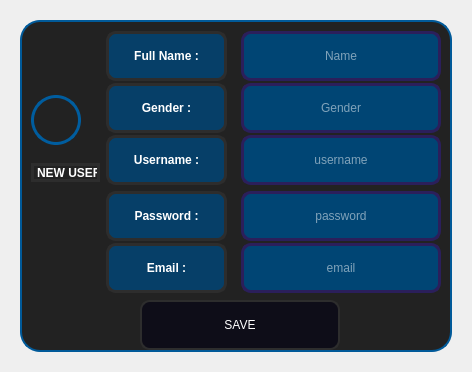
            <widget class="QWidget" name="addNewUser_page">
             <layout class="QGridLayout" name="gridLayout_4">
              <item row="0" column="0">
               <widget class="QWidget" name="login_form_widget_3" native="true">
                <property name="minimumSize">
                 <size>
                  <width>450</width>
                  <height>350</height>
                 </size>
                </property>
                <property name="maximumSize">
                 <size>
                  <width>450</width>
                  <height>350</height>
                 </size>
                </property>
                <property name="styleSheet">
                 <string notr="true">border-radius: 20px;
</string>
                </property>
                <layout class="QGridLayout" name="gridLayout">
                 <item row="0" column="0">
                  <widget class="QFrame" name="input_fileds_frame_4">
                   <property name="styleSheet">
                    <string notr="true">QFrame{
	background-color: rgb(34, 34, 34);
	color: rgb(255, 255, 255);
	border: 2px solid rgb(1, 90, 153);
}
QLineEdit {
	border: 2px solid rgb(0, 93, 159);
	border-radius: 10px;
	padding: 15px;
	background-color: rgb(0, 69, 116);
	color: rgb(255, 255, 255);
}
QLineEdit:hover {
	border: 2px solid rgb(0, 66, 124);
}
QLineEdit:focus {
	border: 2px solid rgb(206, 206, 206);
	color: rgb(200, 200, 200);
}
QPushButton {
	border: 2px solid rgb(45, 45, 45);
	border-radius: 10px;
	padding: 15px;
	background-color:rgb(14, 13, 24);
	color: rgb(255, 255, 255);
}
QPushButton:hover {
	border: 2px solid rgb(0, 66, 124);
}
QLabel{
	border:3px solid  rgb(45, 45, 45);
	border-radius: 10px;
	
	background-color: rgb(6, 63, 104);
}
QCheckBox{
	color: rgb(255, 255, 255);
	padding: 10px;
}
QCheckBox::indicator {
    border: 3px solid rgb(0, 93, 159);
	width: 20px;
	height: 20px;
	border-radius: 10px;
    background:rgb(0, 0, 0);
}
QCheckBox::indicator:hover {
    border: 3px solid rgb(255, 255, 255);
}
QCheckBox::indicator:checked {
    background: 3px solid rgb(34, 34, 34);
	background-image: url(:/icons/icons/cil-check.png);
}</string>
                   </property>
                   <property name="frameShape">
                    <enum>QFrame::StyledPanel</enum>
                   </property>
                   <property name="frameShadow">
                    <enum>QFrame::Raised</enum>
                   </property>
                   <widget class="QLabel" name="label_13">
                    <property name="geometry">
                     <rect>
                      <x>86</x>
                      <y>11</y>
                      <width>121</width>
                      <height>50</height>
                     </rect>
                    </property>
                    <property name="minimumSize">
                     <size>
                      <width>100</width>
                      <height>50</height>
                     </size>
                    </property>
                    <property name="font">
                     <font>
                      <weight>75</weight>
                      <bold>true</bold>
                     </font>
                    </property>
                    <property name="styleSheet">
                     <string notr="true"/>
                    </property>
                    <property name="text">
                     <string>Full Name :</string>
                    </property>
                    <property name="alignment">
                     <set>Qt::AlignCenter</set>
                    </property>
                   </widget>
                   <widget class="QLineEdit" name="fullname">
                    <property name="geometry">
                     <rect>
                      <x>221</x>
                      <y>11</y>
                      <width>200</width>
                      <height>50</height>
                     </rect>
                    </property>
                    <property name="minimumSize">
                     <size>
                      <width>200</width>
                      <height>50</height>
                     </size>
                    </property>
                    <property name="maximumSize">
                     <size>
                      <width>200</width>
                      <height>16777215</height>
                     </size>
                    </property>
                    <property name="styleSheet">
                     <string notr="true">border:3px solid  rgb(43, 31, 91);
border-radius: 10px;</string>
                    </property>
                    <property name="alignment">
                     <set>Qt::AlignCenter</set>
                    </property>
                    <property name="placeholderText">
                     <string>Name</string>
                    </property>
                   </widget>
                   <widget class="QFrame" name="profile_icon_frame_3">
                    <property name="geometry">
                     <rect>
                      <x>11</x>
                      <y>75</y>
                      <width>50</width>
                      <height>50</height>
                     </rect>
                    </property>
                    <property name="minimumSize">
                     <size>
                      <width>50</width>
                      <height>50</height>
                     </size>
                    </property>
                    <property name="maximumSize">
                     <size>
                      <width>50</width>
                      <height>50</height>
                     </size>
                    </property>
                    <property name="styleSheet">
                     <string notr="true">image: url(:/icons/icons/cil-user-follow.png);
background-color: rgb(34, 34, 34);
border-radius: 25px;
border: 3px solid rgb(0, 93, 159);</string>
                    </property>
                    <property name="frameShape">
                     <enum>QFrame::StyledPanel</enum>
                    </property>
                    <property name="frameShadow">
                     <enum>QFrame::Raised</enum>
                    </property>
                   </widget>
                   <widget class="QLabel" name="label_14">
                    <property name="geometry">
                     <rect>
                      <x>86</x>
                      <y>63</y>
                      <width>121</width>
                      <height>50</height>
                     </rect>
                    </property>
                    <property name="minimumSize">
                     <size>
                      <width>100</width>
                      <height>50</height>
                     </size>
                    </property>
                    <property name="font">
                     <font>
                      <weight>75</weight>
                      <bold>true</bold>
                     </font>
                    </property>
                    <property name="styleSheet">
                     <string notr="true"/>
                    </property>
                    <property name="text">
                     <string>Gender :</string>
                    </property>
                    <property name="alignment">
                     <set>Qt::AlignCenter</set>
                    </property>
                   </widget>
                   <widget class="QLineEdit" name="gender">
                    <property name="geometry">
                     <rect>
                      <x>221</x>
                      <y>63</y>
                      <width>200</width>
                      <height>50</height>
                     </rect>
                    </property>
                    <property name="minimumSize">
                     <size>
                      <width>200</width>
                      <height>50</height>
                     </size>
                    </property>
                    <property name="maximumSize">
                     <size>
                      <width>200</width>
                      <height>16777215</height>
                     </size>
                    </property>
                    <property name="styleSheet">
                     <string notr="true">border:3px solid  rgb(43, 31, 91);
border-radius: 10px;</string>
                    </property>
                    <property name="echoMode">
                     <enum>QLineEdit::Normal</enum>
                    </property>
                    <property name="alignment">
                     <set>Qt::AlignCenter</set>
                    </property>
                    <property name="placeholderText">
                     <string>Gender</string>
                    </property>
                   </widget>
                   <widget class="QLabel" name="label_27">
                    <property name="geometry">
                     <rect>
                      <x>86</x>
                      <y>115</y>
                      <width>121</width>
                      <height>50</height>
                     </rect>
                    </property>
                    <property name="minimumSize">
                     <size>
                      <width>100</width>
                      <height>50</height>
                     </size>
                    </property>
                    <property name="font">
                     <font>
                      <weight>75</weight>
                      <bold>true</bold>
                     </font>
                    </property>
                    <property name="styleSheet">
                     <string notr="true"/>
                    </property>
                    <property name="text">
                     <string>Username :</string>
                    </property>
                    <property name="alignment">
                     <set>Qt::AlignCenter</set>
                    </property>
                   </widget>
                   <widget class="QLineEdit" name="uname">
                    <property name="geometry">
                     <rect>
                      <x>221</x>
                      <y>115</y>
                      <width>200</width>
                      <height>50</height>
                     </rect>
                    </property>
                    <property name="minimumSize">
                     <size>
                      <width>200</width>
                      <height>50</height>
                     </size>
                    </property>
                    <property name="maximumSize">
                     <size>
                      <width>200</width>
                      <height>16777215</height>
                     </size>
                    </property>
                    <property name="styleSheet">
                     <string notr="true">border:3px solid  rgb(43, 31, 91);
border-radius: 10px;</string>
                    </property>
                    <property name="alignment">
                     <set>Qt::AlignCenter</set>
                    </property>
                    <property name="placeholderText">
                     <string>username</string>
                    </property>
                   </widget>
                   <widget class="QLabel" name="label_28">
                    <property name="geometry">
                     <rect>
                      <x>86</x>
                      <y>171</y>
                      <width>121</width>
                      <height>50</height>
                     </rect>
                    </property>
                    <property name="minimumSize">
                     <size>
                      <width>100</width>
                      <height>50</height>
                     </size>
                    </property>
                    <property name="font">
                     <font>
                      <weight>75</weight>
                      <bold>true</bold>
                     </font>
                    </property>
                    <property name="styleSheet">
                     <string notr="true"/>
                    </property>
                    <property name="text">
                     <string>Password :</string>
                    </property>
                    <property name="alignment">
                     <set>Qt::AlignCenter</set>
                    </property>
                   </widget>
                   <widget class="QLineEdit" name="password">
                    <property name="geometry">
                     <rect>
                      <x>221</x>
                      <y>171</y>
                      <width>200</width>
                      <height>50</height>
                     </rect>
                    </property>
                    <property name="minimumSize">
                     <size>
                      <width>200</width>
                      <height>50</height>
                     </size>
                    </property>
                    <property name="maximumSize">
                     <size>
                      <width>200</width>
                      <height>16777215</height>
                     </size>
                    </property>
                    <property name="styleSheet">
                     <string notr="true">border:3px solid  rgb(43, 31, 91);
border-radius: 10px;</string>
                    </property>
                    <property name="alignment">
                     <set>Qt::AlignCenter</set>
                    </property>
                    <property name="placeholderText">
                     <string>password</string>
                    </property>
                   </widget>
                   <widget class="QLabel" name="label_15">
                    <property name="geometry">
                     <rect>
                      <x>86</x>
                      <y>223</y>
                      <width>121</width>
                      <height>50</height>
                     </rect>
                    </property>
                    <property name="minimumSize">
                     <size>
                      <width>100</width>
                      <height>50</height>
                     </size>
                    </property>
                    <property name="font">
                     <font>
                      <weight>75</weight>
                      <bold>true</bold>
                     </font>
                    </property>
                    <property name="styleSheet">
                     <string notr="true"/>
                    </property>
                    <property name="text">
                     <string>Email :</string>
                    </property>
                    <property name="alignment">
                     <set>Qt::AlignCenter</set>
                    </property>
                   </widget>
                   <widget class="QLineEdit" name="useremail">
                    <property name="geometry">
                     <rect>
                      <x>221</x>
                      <y>223</y>
                      <width>200</width>
                      <height>50</height>
                     </rect>
                    </property>
                    <property name="minimumSize">
                     <size>
                      <width>200</width>
                      <height>50</height>
                     </size>
                    </property>
                    <property name="maximumSize">
                     <size>
                      <width>200</width>
                      <height>16777215</height>
                     </size>
                    </property>
                    <property name="styleSheet">
                     <string notr="true">border:3px solid  rgb(43, 31, 91);
border-radius: 10px;</string>
                    </property>
                    <property name="text">
                     <string/>
                    </property>
                    <property name="alignment">
                     <set>Qt::AlignCenter</set>
                    </property>
                    <property name="placeholderText">
                     <string>email</string>
                    </property>
                   </widget>
                   <widget class="QLabel" name="label_32">
                    <property name="geometry">
                     <rect>
                      <x>11</x>
                      <y>143</y>
                      <width>69</width>
                      <height>19</height>
                     </rect>
                    </property>
                    <property name="font">
                     <font>
                      <weight>75</weight>
                      <bold>true</bold>
                     </font>
                    </property>
                    <property name="styleSheet">
                     <string notr="true">
background-color: rgb(34, 34, 34);</string>
                    </property>
                    <property name="text">
                     <string>NEW USER</string>
                    </property>
                   </widget>
                   <widget class="QPushButton" name="btnSaveNewUser">
                    <property name="geometry">
                     <rect>
                      <x>120</x>
                      <y>280</y>
                      <width>200</width>
                      <height>50</height>
                     </rect>
                    </property>
                    <property name="minimumSize">
                     <size>
                      <width>0</width>
                      <height>50</height>
                     </size>
                    </property>
                    <property name="maximumSize">
                     <size>
                      <width>200</width>
                      <height>16777215</height>
                     </size>
                    </property>
                    <property name="text">
                     <string>SAVE</string>
                    </property>
                   </widget>
                  </widget>
                 </item>
                </layout>
               </widget>
              </item>
             </layout>
            </widget>
